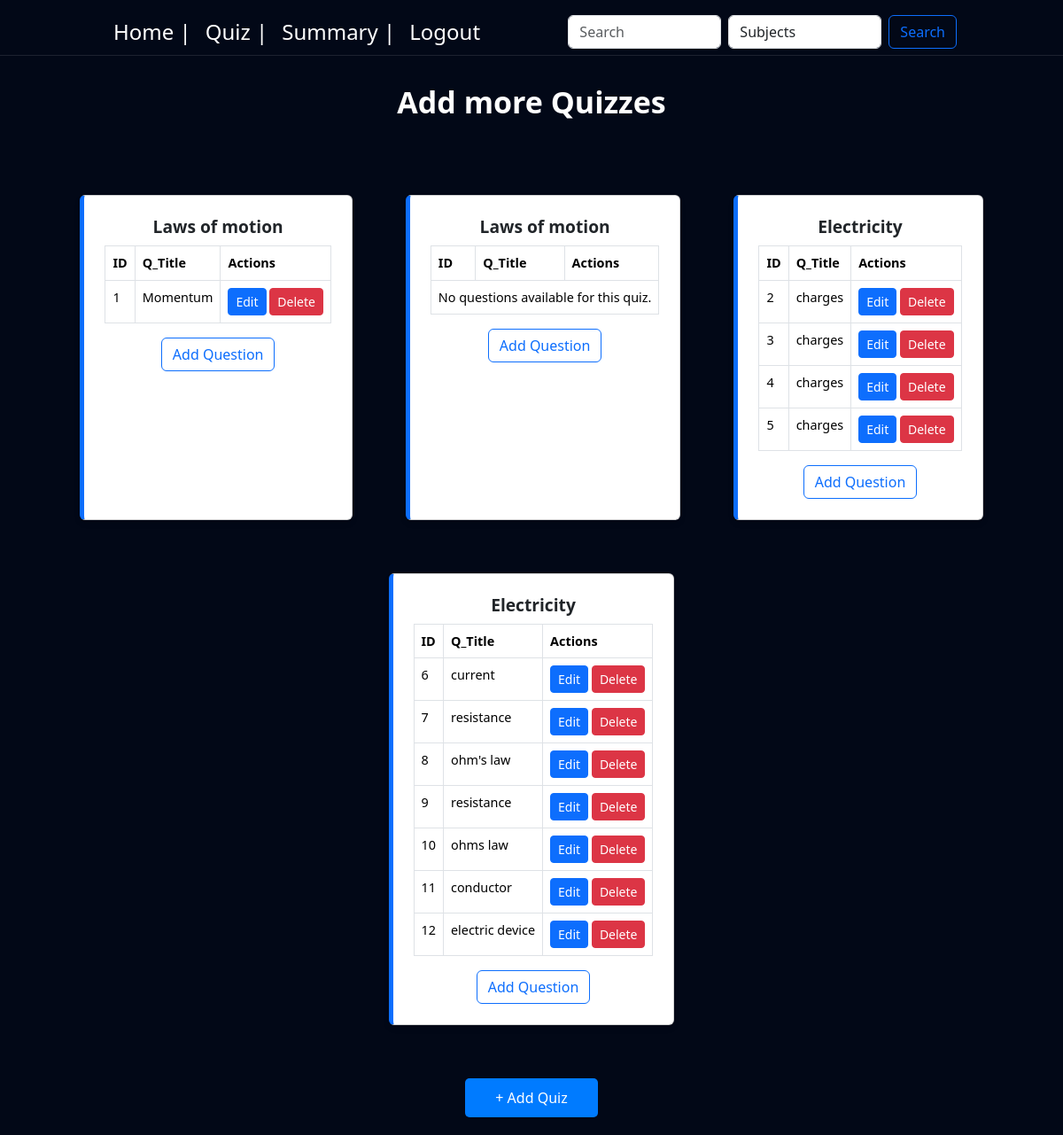
The page /quiz-list on the database as committed earlier.
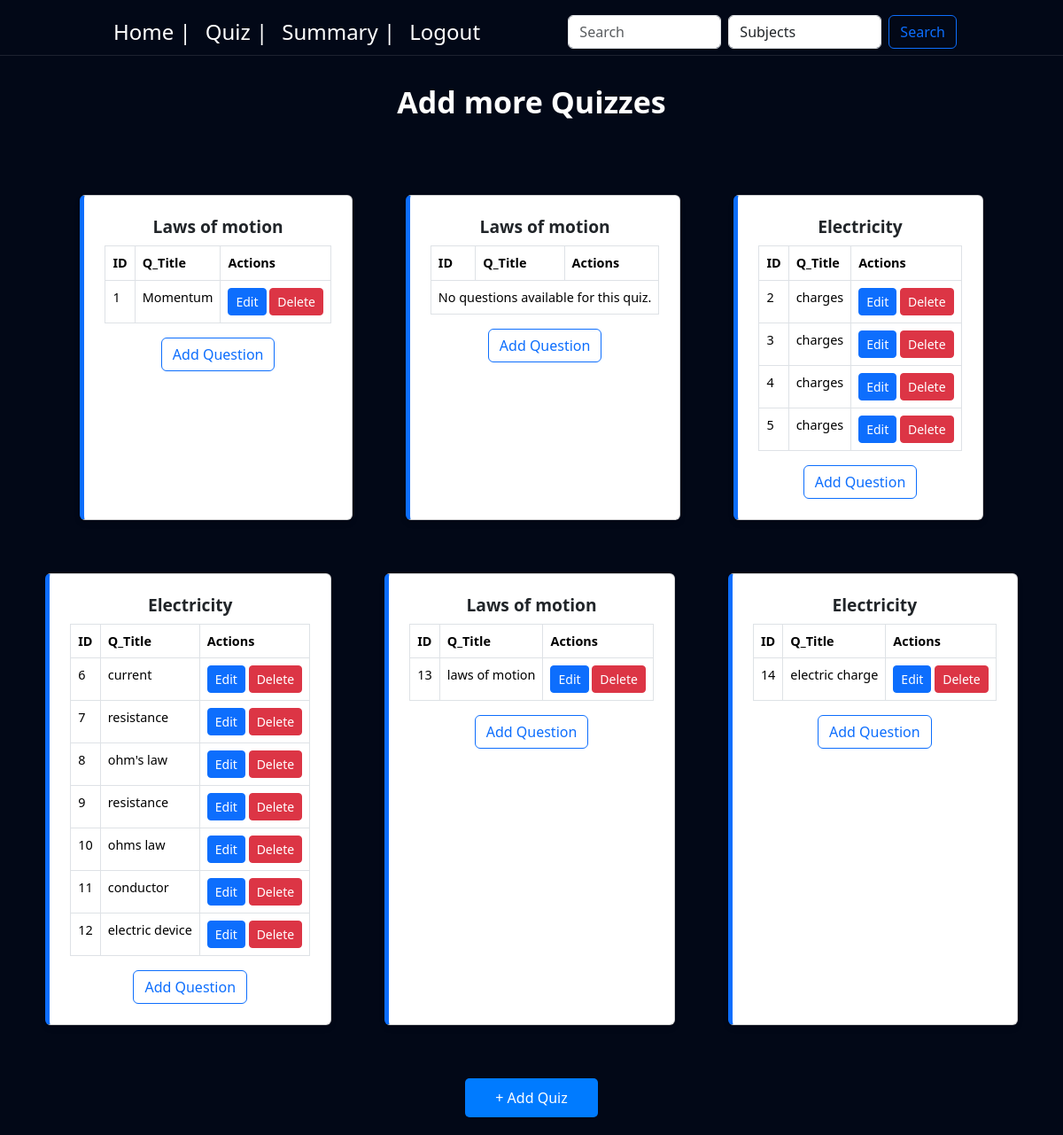
The same page on the database as committed later.
### controller/models.py (models this page shows)
class Quiz(db.Model):
    id = db.Column(db.Integer, primary_key=True, autoincrement=True)
    title = db.Column(db.String(255), nullable=False)
    chapter_id = db.Column(db.Integer, db.ForeignKey('chapter.id'), nullable=False)
    date_of_quiz = db.Column(db.Date, nullable=False)
    time_duration = db.Column(db.Integer, nullable=False)
    time_start = db.Column(db.Time, nullable=False)
    remarks = db.Column(db.String(500))
    questions = db.relationship('Question', backref='quiz', lazy=True)
    scores = db.relationship('Score', backref='quiz', lazy=True)

class Chapter(db.Model):
    id = db.Column(db.Integer, primary_key=True, autoincrement=True)
    name = db.Column(db.String(150), nullable=False)
    description = db.Column(db.String(500))
    subject_id = db.Column(db.Integer, db.ForeignKey('subject.id'), nullable=False)
    quizzes = db.relationship('Quiz', backref='chapter', lazy=True)

class Question(db.Model):
    id = db.Column(db.Integer, primary_key=True, autoincrement=True)
    title = db.Column(db.String(255), nullable=False)
    quiz_id = db.Column(db.Integer, db.ForeignKey('quiz.id'), nullable=False)
    question_statement = db.Column(db.String(500), nullable=False)
    option1 = db.Column(db.String(300), nullable=False)
    option2 = db.Column(db.String(300), nullable=False)
    option3 = db.Column(db.String(300), nullable=False)
    option4 = db.Column(db.String(300), nullable=False)
    correct_option = db.Column(db.Integer, nullable=False)

### controller/routes.py (the view)
@app.route('/quiz-list', methods=['GET', 'POST'])
def quiz_list():
    quizzes = Quiz.query.all()
    questions = Question.query.all()
    return render_template('quiz.html', quizzes=quizzes, questions=questions)

### templates/quiz.html (shortened to what this page needs)
<!DOCTYPE html>
<html lang="en">
<head>
    <link href="https://cdn.jsdelivr.net/npm/bootstrap@5.3.3/dist/css/bootstrap.min.css" rel="stylesheet"
>
        <link rel="stylesheet" href="{{ url_for('static', filename='styles.css') }}">
</head>
<body>
    {% include 'navbar1.html' %}
    <div class="heading-sec">
       Add more Quizzes
    </div>
    <div class="quiz-container">
        {% if quizzes %}
            {% for quiz in quizzes %}
            <div class="card">
                <div class="card-body">
                    <h5 class="card-title">{{ quiz.chapter.name }}</h5>
                    <table class="table table-bordered">
                        <thead>
                            <tr>
                                <th>ID</th>
                                <th>Q_Title</th>
                                <th>Actions</th>
                            </tr>
                        </thead>
                        <tbody>
                            {% if quiz.questions %}
                                {% for question in quiz.questions %}
                                <tr>
                                    <td>{{ question.id }}</td>
                                    <td>{{ question.title }}</td>
                                    <td>
                                        <a href="{{ url_for('edit_question', question_id=question.id) }}" class="btn btn-sm btn-primary">Edit</a>
                                        <form action="{{ url_for('delete_question', question_id=question.id) }}" method="POST" style="display:inline;" onsubmit="return confirm('Are you sure you want to delete this question?');">
                                            <button type="submit" class="btn btn-sm btn-danger">Delete</button>
                                        </form>
                                    </td>
                                </tr>
                                {% endfor %}
                            {% else %}
                                <tr>
                                    <td colspan="3">No questions available for this quiz.</td>
                                </tr>
                            {% endif %}
                        </tbody>
                    </table>
                    <center><a href="{{ url_for('add_question_page', quiz_id=quiz.id) }}" class="btn btn-outline-primary">Add Question</a></center>
                </div>
            </div>
            {% endfor %}
        {% else %}
            <p>No quizzes available.</p>
        {% endif %}
    </div>
    <a href="{{ url_for('add_quiz') }}" class="add-quiz-btn">+ Add Quiz</a>
</body>
</html>

Rows that differ between the two databases and show on the page:
added Quiz: chapter.name "Laws of motion"
added Question: id "13", title "laws of motion", shown under "Laws of motion"
added Quiz: chapter.name "Electricity"
added Question: id "14", title "electric charge", shown under "Electricity"
